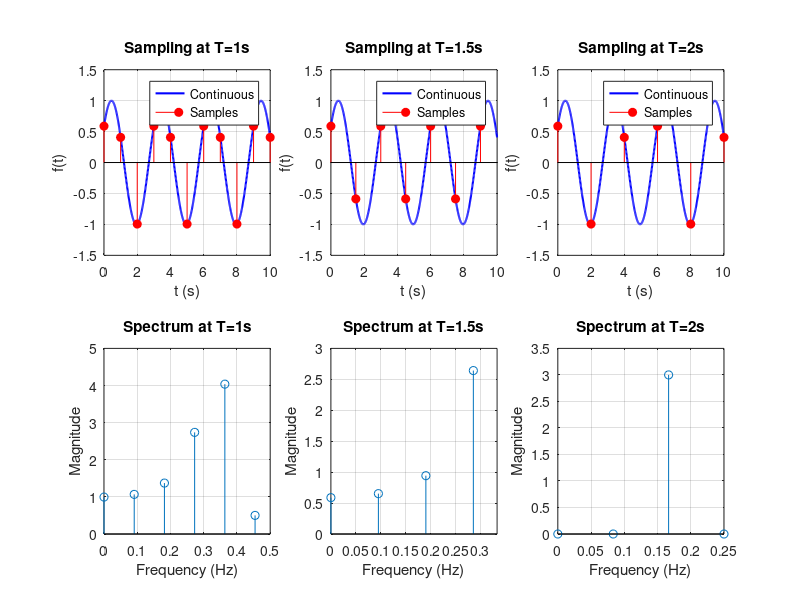
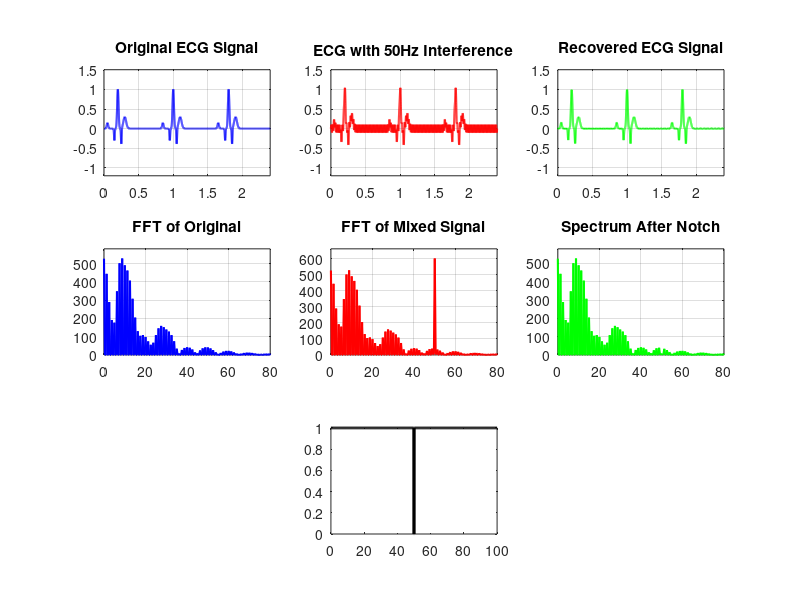

The MATLAB source for these figures, in order: (Note: this script raises an error after producing the figures.)
function exp3()
    % Exp3: 信号的时域抽样与重建
    if ~exist('output', 'dir')
        mkdir('output');
    end

    q1();
    q2();
    q3_wrapper();
end

function val = f_signal(t)
    val = sin(2 * pi * t / 3 + pi / 5);
end

function q1()
    t_continuous = linspace(0, 10, 1000);
    f_continuous = f_signal(t_continuous);

    T_values = [1, 1.5, 2];
    labels = {'T=1s', 'T=1.5s', 'T=2s'};

    f = figure('Visible', 'off', 'Position', [0 0 1800 1200]);

    for i = 1:3
        T = T_values(i);
        lbl = labels{i};

        % 1. Time Domain
        subplot(2, 3, i);
        plot(t_continuous, f_continuous, 'b-', 'LineWidth', 1.5, 'DisplayName', 'Continuous');
        hold on;

        t_samples = 0:T:10; % Equivalent to arange(0, 10.1, T) roughly
        f_samples = f_signal(t_samples);

        stem(t_samples, f_samples, 'r-', 'filled', 'DisplayName', 'Samples');
        xlim([0, 10]);
        ylim([-1.5, 1.5]);
        xlabel('t (s)');
        ylabel('f(t)');
        title(['Sampling at ' lbl]);
        grid on;
        legend('show');
        hold off;

        % 2. Frequency Domain
        subplot(2, 3, i + 3);
        fs = 1 / T;
        N = length(f_samples);

        % FFT
        fft_result = fft(f_samples);
        magnitude = abs(fft_result);

        % Frequency axis
        % Python np.fft.fftfreq returns [0, 1, ..., n/2-1, -n/2, ..., -1] / (d*n)
        % We want positive half: 0 to fs/2

        f_axis = (0:N-1) * (fs / N);
        half_N = floor(N/2) + 1;

        pos_freq = f_axis(1:half_N);
        pos_mag = magnitude(1:half_N);

        stem(pos_freq, pos_mag, 'BaseValue', 0);
        xlim([0, fs/2]);
        % ylim: auto is fine
        xlabel('Frequency (Hz)');
        ylabel('Magnitude');
        title(['Spectrum at ' lbl]);
        grid on;
    end

    saveas(f, 'output/exp3q1.png');
    close(f);
end

function q2()
    input_path = 'input/996839315.wav';
    if ~exist(input_path, 'file')
        disp(['File ' input_path ' not found. Skipping Q2.']);
        return;
    end

    [data_orig, fs_orig] = audioread(input_path);

    % Stereo to mono
    if size(data_orig, 2) > 1
        data_orig = mean(data_orig, 2);
    end

    % Resample and Save helper
    % Python uses signal.resample (FFT based)
    % MATLAB resample uses polyphase. results might slightly differ but acceptable.
    function d_res = process_audio(target_fs, out_name)
         d_res = resample(data_orig, target_fs, fs_orig);
         audiowrite(out_name, d_res, target_fs);
    end

    data_441 = process_audio(44100, 'output/996839315.44100.wav');
    data_22 = process_audio(22050, 'output/996839315.22050.wav');
    data_48 = process_audio(48000, 'output/996839315.48000.wav');

    % Plotting helper
    function [freqs, mag] = get_spectrum_data(data, fs)
        N = length(data);
        w = hanning(N);
        fft_data = fft(data .* w);
        mag_full = abs(fft_data);

        freq_axis = (0:N-1)*(fs/N);
        half = floor(N/2) + 1;

        freqs = freq_axis(1:half);
        mag = mag_full(1:half);
    end

    [f_orig, m_orig] = get_spectrum_data(data_orig, fs_orig);
    [f_441, m_441] = get_spectrum_data(data_441, 44100);
    [f_22, m_22] = get_spectrum_data(data_22, 22050);
    [f_48, m_48] = get_spectrum_data(data_48, 48000);

    f = figure('Visible', 'off', 'Position', [0 0 1000 1600]);

    subplot(4, 1, 1);
    plot(f_orig, m_orig, 'b');
    title(['Original Signal Spectrum (fs=' num2str(fs_orig) 'Hz)']);
    ylabel('Magnitude');
    xlim([0, 25000]); grid on;

    subplot(4, 1, 2);
    plot(f_441, m_441, 'g');
    title('Resampled 44.1kHz Spectrum');
    ylabel('Magnitude');
    xlim([0, 25000]); grid on;

    subplot(4, 1, 3);
    plot(f_22, m_22, 'r');
    title('Resampled 22.05kHz Spectrum');
    ylabel('Magnitude');
    xlim([0, 25000]); grid on;

    subplot(4, 1, 4);
    plot(f_48, m_48, 'm');
    title('Resampled 48kHz Spectrum');
    ylabel('Magnitude');
    xlabel('Frequency (Hz)');
    xlim([0, 25000]); grid on;

    saveas(f, 'output/exp3q2.png');
    close(f);
end

function q3_wrapper()
    q3(5000);
    q3(80);
end

function q3(freq_sample)
    T = 0.8;
    num_cycles = 3;
    total_time = num_cycles * T;

    t = linspace(0, total_time, floor(freq_sample * total_time));

    function y = gaussian(t_val, A, mu, sigma)
        y = A * exp(-((t_val - mu).^2) / (2 * sigma^2));
    end

    ecg_signal = zeros(size(t));
    for cycle = 0:(num_cycles-1)
        offset = cycle * T;
        ecg_signal = ecg_signal + gaussian(t, 0.15, 0.05 + offset, 0.01);
        ecg_signal = ecg_signal + gaussian(t, -0.3, 0.15 + offset, 0.005);
        ecg_signal = ecg_signal + gaussian(t, 1.0, 0.2 + offset, 0.01);
        ecg_signal = ecg_signal + gaussian(t, -0.4, 0.25 + offset, 0.005);
        ecg_signal = ecg_signal + gaussian(t, 0.3, 0.3 + offset, 0.02);
    end

    interference_amplitude = 0.1;
    interference = interference_amplitude * sin(2 * pi * 50 * t);
    ecg_with_interference = ecg_signal + interference;

    % FFT
    fs = freq_sample; % Roughly
    N = length(t);
    freq_axis = (0:N-1)*(fs/N);

    fft_original = fft(ecg_signal);
    mag_original = abs(fft_original);

    fft_mixed = fft(ecg_with_interference);
    mag_mixed = abs(fft_mixed);

    half_N = floor(N/2) + 1;
    pos_freq = freq_axis(1:half_N);
    pos_mag_orig = mag_original(1:half_N);
    pos_mag_mixed = mag_mixed(1:half_N);

    % Notch Filter
    % Zero out 50Hz.
    fft_filtered = fft_mixed;

    % Find index close to 50
    [~, idx_50] = min(abs(freq_axis - 50));
    % MATLAB indices are 1-based
    % In double sided, also need negative frq (or N-k)
    % N corresponds to fs. 50Hz is idx_50.
    % Symmetric part is N - (idx_50 - 1) + 1 ?
    % idx_50 is index in 1..N. freq_axis(idx_50) ~ 50.
    % Negative freq is at N - (idx_50 - 1) + 1 approx.
    % Let's use logic:
    idx_neg50 = N - idx_50 + 2;

    fft_filtered(idx_50) = 0;
    % Check bounds
    if idx_neg50 <= N && idx_neg50 > 0
        fft_filtered(idx_neg50) = 0;
    end

    recovered_signal = real(ifft(fft_filtered));
    mag_filtered = abs(fft_filtered);
    pos_mag_filtered = mag_filtered(1:half_N);

    % Filter Shape for visualization
    f_range = linspace(0, 100, 1000);
    H = ones(size(f_range));
    H(abs(f_range - 50) < 0.1) = 0;

    f = figure('Visible', 'off', 'Position', [0 0 1800 1200]);

    % Layout similar to python: 3x3
    % 1: Original Signal
    subplot(3, 3, 1);
    plot(t, ecg_signal, 'b-', 'LineWidth', 1.5);
    xlim([0, total_time]); ylim([-1.2, 1.5]);
    title('Original ECG Signal'); grid on;

    % 2: With Interference
    subplot(3, 3, 2);
    plot(t, ecg_with_interference, 'r-', 'LineWidth', 1.5);
    xlim([0, total_time]); ylim([-1.2, 1.5]);
    title('ECG with 50Hz Interference'); grid on;

    % 3: Recovered
    subplot(3, 3, 3);
    plot(t, recovered_signal, 'g-', 'LineWidth', 1.5);
    xlim([0, total_time]); ylim([-1.2, 1.5]);
    title('Recovered ECG Signal'); grid on;

    % 4: FFT Original
    subplot(3, 3, 4);
    plot(pos_freq, pos_mag_orig, 'b-', 'LineWidth', 1.5);
    xlim([0, 80]);
    if max(pos_mag_orig) > 0
        ylim([0, max(pos_mag_orig) * 1.1]);
    end
    title('FFT of Original'); grid on;

    % 5: FFT Mixed
    subplot(3, 3, 5);
    plot(pos_freq, pos_mag_mixed, 'r-', 'LineWidth', 1.5);
    xlim([0, 80]);
    if max(pos_mag_mixed) > 0
        ylim([0, max(pos_mag_mixed) * 1.1]);
    end
    title('FFT of Mixed Signal'); grid on;

    % 6: Spectrum after Notch
    subplot(3, 3, 6);
    plot(pos_freq, pos_mag_filtered, 'g-', 'LineWidth', 1.5);
    xlim([0, 80]);
    if max(pos_mag_filtered) > 0
        ylim([0, max(pos_mag_filtered) * 1.1]);
    end
    title('Spectrum After Notch'); grid on;

    % 8 (Center bottom): Filter Shape
    subplot(3, 3, 8);
    plot(f_range, H, 'k-', 'LineWidth', 2);
    xline(50, 'r--', 'LineWidth', 1);
    xlim([0, 80]);
    title('Ideal Notch Filter at 50Hz'); grid on;

    saveas(f, ['output/exp3q3.' num2str(freq_sample) '.png']);
    close(f);
end
